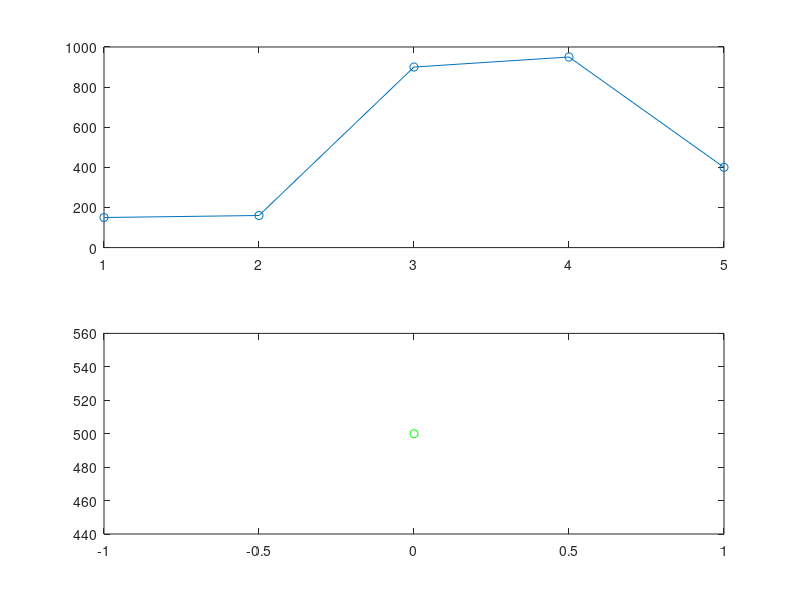

This chart was generated by the following MATLAB code: (Note: this script raises an error after producing the figure.)
agemax = 53; % +1 because of matlab indexing

G = zeros(5,agemax);
G(1,1:3)=1; G(2,4:11)=1; G(3,12:26)=1; G(4,27:45)=1; G(5,46:agemax)=1;

P0 = 500;
V0 = 3125 - P0;
N = zeros(agemax,1);
N(1:3)=50;
N(4:11)=20;
N(12:26)=60;
N(27:45)=50;
N(46:agemax)=50;
X = [ V0; P0; N ];
figure(2); clf;
figure(1); clf;
subplot(2,1,1);
plot(G*X(3:end),'o-');
hold on;
subplot(2,1,2);
plot(0,X(1),'r+');
plot(0,X(2),'go');
hold on;
for t=1:100
	X = bees(X,t,0);
	figure(1);
	subplot(2,1,1);
	plot(G*X(3:end),'o-');
	hold on;
	subplot(2,1,2);
	plot(t,X(1),'r+');
	plot(t,X(2),'go');
	legend('vacant', 'pollen');
	hold on;
	G*X(3:end)
	pause;
end



